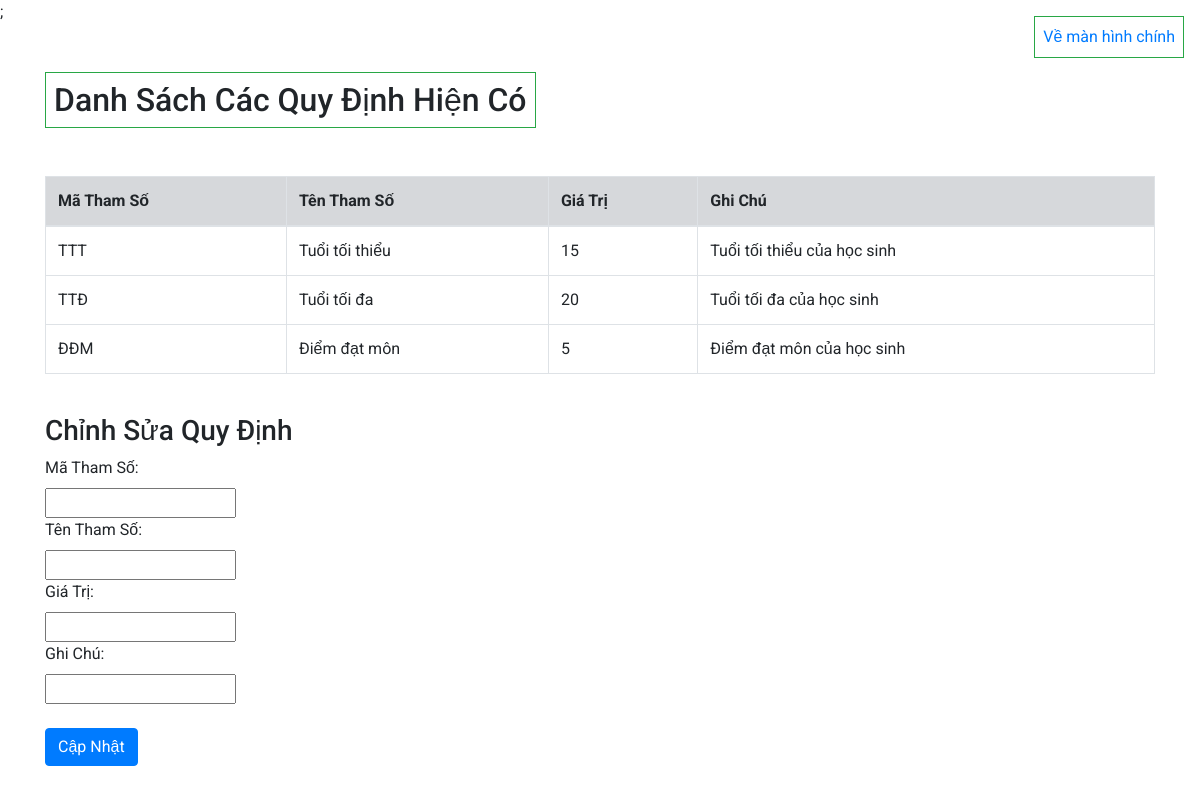
Page /controllers/regulation.php (signed in) on the committed database.
### tables this page shows
create table THAMSO(
	mathamso varchar(10),
	tenthamso varchar(20),
	giatri int,
	ghichu varchar(50)
);

### controllers/regulation.php (the view, shortened to what this page needs)
<!DOCTYPE html>
<html lang="en">
<head>
    <link rel="stylesheet" href="https://maxcdn.bootstrapcdn.com/bootstrap/4.0.0/css/bootstrap.min.css">
    <link rel="stylesheet" href="../css/style.css">;
</head>
<body>
    <a href="../index.php" class="float-right border border-success m-3 p-2">Về màn hình chính</a>
    <div class="container mt-5">
        <h2 class="d-inline-block border border-success p-2 mb-4">Danh Sách Các Quy Định Hiện Có</h2>
    </div>
</body>
</html>
<?php
include 'connectdb.php';
$sql = "SELECT * FROM  THAMSO";
$result = $conn->query($sql);
if ($result->num_rows > 0) {
    echo "
    <br>
    <div class='container'>
    <table class='table table-bordered table-hover'>
    <thead>
    <tr class='table-secondary'>
        <th>Mã Tham Số</th>
        <th>Tên Tham Số</th>
        <th>Giá Trị</th>
        <th>Ghi Chú</th>
    </tr>
    </thead>
    <tbody>
    ";
    while ($row = $result->fetch_assoc()) {
        echo "
    <tr>
        <td>" . $row['mathamso'] . "</td>
        <td>" . $row['tenthamso'] . "</td>
        <td>" . $row['giatri'] . "</td>
        <td>" . $row['ghichu'] . "</td>
    </tr>
    ";
    }
    echo"
    </tbody>
    </table>
    <br>
    <h3>Chỉnh Sửa Quy Định </h3>
    <form action='regulation.php' method='POST'>
        <label for='mathamso'>Mã Tham Số: </label>
        <br>
        <input type='text' name='mathamso' required/>
        <br>
        <label for='tenthamso'>Tên Tham Số: </label>
        <br>
        <input type='text' name='tenthamso'required/>
        <br>
        <label for='giatri'>Giá Trị: </label>
        <br>
        <input type='text' name='giatri' required/>
        <br>
        <label for='ghichu'>Ghi Chú: </label>
        <br>
        <input type='text' name='ghichu' required/>
        <br><br>
        <button type='submit' class='btn btn-primary'>Cập Nhật</button>
    </form>
    </div>
    ";
} else {
    echo "0 results";
}
?>

### css/style.css (style rules this page uses)
body { font-family: 'Roboto', sans-serif; }

### rows in the picture
thamso: mathamso "TTT", tenthamso "Tuổi tối thiểu", giatri "15", ghichu "Tuổi tối thiểu của học sinh"
thamso: mathamso "TTĐ", tenthamso "Tuổi tối đa", giatri "20", ghichu "Tuổi tối đa của học sinh"
thamso: mathamso "ĐĐM", tenthamso "Điểm đạt môn", giatri "5", ghichu "Điểm đạt môn của học sinh"
